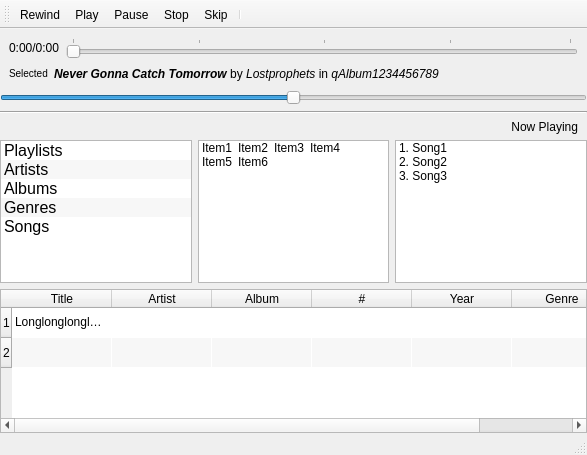
<?xml version="1.0" encoding="UTF-8"?>
<ui version="4.0">
 <class>FrmMain</class>
 <widget class="QMainWindow" name="FrmMain">
  <property name="geometry">
   <rect>
    <x>0</x>
    <y>0</y>
    <width>587</width>
    <height>455</height>
   </rect>
  </property>
  <property name="windowTitle">
   <string>Scott's Music Player</string>
  </property>
  <widget class="QWidget" name="centralWidget">
   <property name="enabled">
    <bool>true</bool>
   </property>
   <layout class="QVBoxLayout" name="vlFrmMain">
    <property name="leftMargin">
     <number>0</number>
    </property>
    <property name="topMargin">
     <number>0</number>
    </property>
    <property name="rightMargin">
     <number>0</number>
    </property>
    <property name="bottomMargin">
     <number>0</number>
    </property>
    <item>
     <layout class="QHBoxLayout" name="hlPlayback">
      <property name="leftMargin">
       <number>9</number>
      </property>
      <property name="topMargin">
       <number>9</number>
      </property>
      <property name="rightMargin">
       <number>9</number>
      </property>
      <property name="bottomMargin">
       <number>0</number>
      </property>
      <item>
       <widget class="QLabel" name="lblPlaybackTime">
        <property name="text">
         <string>0:00/0:00</string>
        </property>
        <property name="textFormat">
         <enum>Qt::AutoText</enum>
        </property>
        <property name="textInteractionFlags">
         <set>Qt::NoTextInteraction</set>
        </property>
       </widget>
      </item>
      <item>
       <widget class="QSlider" name="sliPlayback">
        <property name="tracking">
         <bool>true</bool>
        </property>
        <property name="orientation">
         <enum>Qt::Horizontal</enum>
        </property>
        <property name="tickPosition">
         <enum>QSlider::TicksAbove</enum>
        </property>
        <property name="tickInterval">
         <number>25</number>
        </property>
       </widget>
      </item>
     </layout>
    </item>
    <item>
     <layout class="QHBoxLayout" name="hlNowPlaying">
      <property name="leftMargin">
       <number>9</number>
      </property>
      <property name="topMargin">
       <number>0</number>
      </property>
      <property name="rightMargin">
       <number>9</number>
      </property>
      <item>
       <widget class="QLabel" name="lblPlaybackStatus">
        <property name="sizePolicy">
         <sizepolicy hsizetype="Preferred" vsizetype="Preferred">
          <horstretch>0</horstretch>
          <verstretch>0</verstretch>
         </sizepolicy>
        </property>
        <property name="minimumSize">
         <size>
          <width>0</width>
          <height>20</height>
         </size>
        </property>
        <property name="text">
         <string>&lt;font size=&quot;2&quot;&gt;Selected&lt;/font&gt;</string>
        </property>
        <property name="alignment">
         <set>Qt::AlignLeading|Qt::AlignLeft|Qt::AlignVCenter</set>
        </property>
       </widget>
      </item>
      <item>
       <widget class="QLabel" name="lblNowPlaying">
        <property name="sizePolicy">
         <sizepolicy hsizetype="Expanding" vsizetype="Preferred">
          <horstretch>0</horstretch>
          <verstretch>0</verstretch>
         </sizepolicy>
        </property>
        <property name="text">
         <string>&lt;i&gt;&lt;b&gt;Never Gonna Catch Tomorrow&lt;/b&gt;&lt;/i&gt; by &lt;i&gt;Lostprophets&lt;/i&gt; in &lt;i&gt;qAlbum1234456789&lt;/i&gt;</string>
        </property>
        <property name="alignment">
         <set>Qt::AlignLeading|Qt::AlignLeft|Qt::AlignVCenter</set>
        </property>
       </widget>
      </item>
     </layout>
    </item>
    <item>
     <widget class="QSlider" name="sliVolume">
      <property name="sizePolicy">
       <sizepolicy hsizetype="Preferred" vsizetype="Fixed">
        <horstretch>0</horstretch>
        <verstretch>0</verstretch>
       </sizepolicy>
      </property>
      <property name="toolTip">
       <string>Volume (50)</string>
      </property>
      <property name="maximum">
       <number>100</number>
      </property>
      <property name="value">
       <number>50</number>
      </property>
      <property name="sliderPosition">
       <number>50</number>
      </property>
      <property name="orientation">
       <enum>Qt::Horizontal</enum>
      </property>
     </widget>
    </item>
    <item>
     <widget class="Line" name="line">
      <property name="orientation">
       <enum>Qt::Horizontal</enum>
      </property>
     </widget>
    </item>
    <item>
     <layout class="QHBoxLayout" name="hlMenuDesc">
      <property name="leftMargin">
       <number>9</number>
      </property>
      <property name="topMargin">
       <number>0</number>
      </property>
      <property name="rightMargin">
       <number>9</number>
      </property>
      <item>
       <widget class="QLabel" name="lblCurrentPlaylist">
        <property name="text">
         <string>Now Playing</string>
        </property>
        <property name="alignment">
         <set>Qt::AlignRight|Qt::AlignTrailing|Qt::AlignVCenter</set>
        </property>
       </widget>
      </item>
     </layout>
    </item>
    <item>
     <layout class="QHBoxLayout" name="hlMenus">
      <property name="topMargin">
       <number>0</number>
      </property>
      <item>
       <widget class="QListWidget" name="lstCategories">
        <property name="sizePolicy">
         <sizepolicy hsizetype="Minimum" vsizetype="Expanding">
          <horstretch>0</horstretch>
          <verstretch>0</verstretch>
         </sizepolicy>
        </property>
        <property name="minimumSize">
         <size>
          <width>100</width>
          <height>0</height>
         </size>
        </property>
        <property name="font">
         <font>
          <pointsize>12</pointsize>
          <weight>50</weight>
          <italic>false</italic>
          <bold>false</bold>
         </font>
        </property>
        <property name="styleSheet">
         <string notr="true">QListView {
    //alternate-background-color: yellow;
    show-decoration-selected: 1; /* make the selection span the entire width of the view */
}</string>
        </property>
        <property name="frameShape">
         <enum>QFrame::StyledPanel</enum>
        </property>
        <property name="frameShadow">
         <enum>QFrame::Sunken</enum>
        </property>
        <property name="horizontalScrollBarPolicy">
         <enum>Qt::ScrollBarAlwaysOff</enum>
        </property>
        <property name="autoScroll">
         <bool>true</bool>
        </property>
        <property name="editTriggers">
         <set>QAbstractItemView::NoEditTriggers</set>
        </property>
        <property name="alternatingRowColors">
         <bool>true</bool>
        </property>
        <property name="layoutMode">
         <enum>QListView::SinglePass</enum>
        </property>
        <property name="spacing">
         <number>4</number>
        </property>
        <property name="viewMode">
         <enum>QListView::ListMode</enum>
        </property>
        <property name="currentRow">
         <number>-1</number>
        </property>
        <property name="sortingEnabled">
         <bool>false</bool>
        </property>
        <item>
         <property name="text">
          <string>Playlists</string>
         </property>
        </item>
        <item>
         <property name="text">
          <string>Artists</string>
         </property>
        </item>
        <item>
         <property name="text">
          <string>Albums</string>
         </property>
        </item>
        <item>
         <property name="text">
          <string>Genres</string>
         </property>
        </item>
        <item>
         <property name="text">
          <string>Songs</string>
         </property>
        </item>
       </widget>
      </item>
      <item>
       <widget class="QListWidget" name="lstCategoryMembers">
        <property name="contextMenuPolicy">
         <enum>Qt::CustomContextMenu</enum>
        </property>
        <property name="autoFillBackground">
         <bool>false</bool>
        </property>
        <property name="styleSheet">
         <string notr="true"/>
        </property>
        <property name="horizontalScrollBarPolicy">
         <enum>Qt::ScrollBarAlwaysOff</enum>
        </property>
        <property name="sizeAdjustPolicy">
         <enum>QAbstractScrollArea::AdjustIgnored</enum>
        </property>
        <property name="editTriggers">
         <set>QAbstractItemView::NoEditTriggers</set>
        </property>
        <property name="alternatingRowColors">
         <bool>false</bool>
        </property>
        <property name="resizeMode">
         <enum>QListView::Adjust</enum>
        </property>
        <property name="layoutMode">
         <enum>QListView::SinglePass</enum>
        </property>
        <property name="spacing">
         <number>10</number>
        </property>
        <property name="viewMode">
         <enum>QListView::IconMode</enum>
        </property>
        <property name="uniformItemSizes">
         <bool>false</bool>
        </property>
        <property name="currentRow">
         <number>-1</number>
        </property>
        <item>
         <property name="text">
          <string>Item1</string>
         </property>
        </item>
        <item>
         <property name="text">
          <string>Item2</string>
         </property>
        </item>
        <item>
         <property name="text">
          <string>Item3</string>
         </property>
        </item>
        <item>
         <property name="text">
          <string>Item4</string>
         </property>
        </item>
        <item>
         <property name="text">
          <string>Item5</string>
         </property>
        </item>
        <item>
         <property name="text">
          <string>Item6</string>
         </property>
        </item>
       </widget>
      </item>
      <item>
       <widget class="QListWidget" name="lstCurrentPlaylist">
        <property name="sizePolicy">
         <sizepolicy hsizetype="Fixed" vsizetype="Expanding">
          <horstretch>0</horstretch>
          <verstretch>0</verstretch>
         </sizepolicy>
        </property>
        <property name="minimumSize">
         <size>
          <width>100</width>
          <height>0</height>
         </size>
        </property>
        <property name="contextMenuPolicy">
         <enum>Qt::CustomContextMenu</enum>
        </property>
        <property name="editTriggers">
         <set>QAbstractItemView::NoEditTriggers</set>
        </property>
        <property name="alternatingRowColors">
         <bool>false</bool>
        </property>
        <property name="spacing">
         <number>4</number>
        </property>
        <item>
         <property name="text">
          <string>1. Song1</string>
         </property>
        </item>
        <item>
         <property name="text">
          <string>2. Song2</string>
         </property>
        </item>
        <item>
         <property name="text">
          <string>3. Song3</string>
         </property>
        </item>
       </widget>
      </item>
     </layout>
    </item>
    <item>
     <widget class="QTableWidget" name="tblSongs">
      <property name="contextMenuPolicy">
       <enum>Qt::CustomContextMenu</enum>
      </property>
      <property name="editTriggers">
       <set>QAbstractItemView::NoEditTriggers</set>
      </property>
      <property name="alternatingRowColors">
       <bool>true</bool>
      </property>
      <property name="selectionBehavior">
       <enum>QAbstractItemView::SelectRows</enum>
      </property>
      <property name="gridStyle">
       <enum>Qt::NoPen</enum>
      </property>
      <property name="cornerButtonEnabled">
       <bool>false</bool>
      </property>
      <attribute name="horizontalHeaderCascadingSectionResizes">
       <bool>true</bool>
      </attribute>
      <attribute name="horizontalHeaderDefaultSectionSize">
       <number>100</number>
      </attribute>
      <attribute name="horizontalHeaderMinimumSectionSize">
       <number>40</number>
      </attribute>
      <attribute name="horizontalHeaderStretchLastSection">
       <bool>true</bool>
      </attribute>
      <attribute name="verticalHeaderCascadingSectionResizes">
       <bool>true</bool>
      </attribute>
      <attribute name="verticalHeaderHighlightSections">
       <bool>false</bool>
      </attribute>
      <attribute name="verticalHeaderStretchLastSection">
       <bool>false</bool>
      </attribute>
      <row>
       <property name="text">
        <string>1</string>
       </property>
      </row>
      <row>
       <property name="text">
        <string>2</string>
       </property>
      </row>
      <column>
       <property name="text">
        <string>Title</string>
       </property>
      </column>
      <column>
       <property name="text">
        <string>Artist</string>
       </property>
      </column>
      <column>
       <property name="text">
        <string>Album</string>
       </property>
      </column>
      <column>
       <property name="text">
        <string>#</string>
       </property>
      </column>
      <column>
       <property name="text">
        <string>Year</string>
       </property>
      </column>
      <column>
       <property name="text">
        <string>Genre</string>
       </property>
      </column>
      <item row="0" column="0">
       <property name="text">
        <string>Longlonglonglonglongname</string>
       </property>
      </item>
      <item row="0" column="3">
       <property name="text">
        <string/>
       </property>
      </item>
     </widget>
    </item>
   </layout>
  </widget>
  <widget class="QMenuBar" name="menuBar">
   <property name="geometry">
    <rect>
     <x>0</x>
     <y>0</y>
     <width>587</width>
     <height>22</height>
    </rect>
   </property>
   <property name="defaultUp">
    <bool>true</bool>
   </property>
   <property name="nativeMenuBar">
    <bool>false</bool>
   </property>
  </widget>
  <widget class="QToolBar" name="mainToolBar">
   <attribute name="toolBarArea">
    <enum>TopToolBarArea</enum>
   </attribute>
   <attribute name="toolBarBreak">
    <bool>false</bool>
   </attribute>
   <addaction name="actionRewind"/>
   <addaction name="actionPlay"/>
   <addaction name="actionPause"/>
   <addaction name="actionStop"/>
   <addaction name="actionSkip"/>
   <addaction name="separator"/>
  </widget>
  <widget class="QStatusBar" name="statusBar"/>
  <action name="actionPlay">
   <property name="icon">
    <iconset>
     <normalon>:/images/resources/play.png</normalon>
    </iconset>
   </property>
   <property name="text">
    <string>Play</string>
   </property>
   <property name="iconText">
    <string>Play</string>
   </property>
   <property name="toolTip">
    <string>Play</string>
   </property>
  </action>
  <action name="actionStop">
   <property name="icon">
    <iconset>
     <normalon>:/images/resources/stop.png</normalon>
    </iconset>
   </property>
   <property name="text">
    <string>Stop</string>
   </property>
   <property name="toolTip">
    <string>Stop</string>
   </property>
   <property name="shortcut">
    <string>Ctrl+S</string>
   </property>
  </action>
  <action name="actionPause">
   <property name="icon">
    <iconset>
     <normalon>:/images/resources/pause.png</normalon>
    </iconset>
   </property>
   <property name="text">
    <string>Pause</string>
   </property>
   <property name="toolTip">
    <string>Pause</string>
   </property>
  </action>
  <action name="actionSkip">
   <property name="icon">
    <iconset>
     <normalon>:/images/resources/skip.png</normalon>
    </iconset>
   </property>
   <property name="text">
    <string>Skip</string>
   </property>
   <property name="toolTip">
    <string>Skip</string>
   </property>
  </action>
  <action name="actionRewind">
   <property name="icon">
    <iconset>
     <normalon>:/images/resources/rewind.png</normalon>
    </iconset>
   </property>
   <property name="text">
    <string>Rewind</string>
   </property>
   <property name="toolTip">
    <string>Rewind</string>
   </property>
  </action>
 </widget>
 <layoutdefault spacing="6" margin="11"/>
 <resources/>
 <connections>
  <connection>
   <sender>mainToolBar</sender>
   <signal>orientationChanged(Qt::Orientation)</signal>
   <receiver>sliVolume</receiver>
   <slot>setOrientation(Qt::Orientation)</slot>
   <hints>
    <hint type="sourcelabel">
     <x>199</x>
     <y>41</y>
    </hint>
    <hint type="destinationlabel">
     <x>154</x>
     <y>248</y>
    </hint>
   </hints>
  </connection>
 </connections>
 <slots>
  <signal>media_play()</signal>
  <signal>media_pause(bool)</signal>
  <signal>media_stop()</signal>
  <signal>media_skip()</signal>
  <signal>media_rewind()</signal>
 </slots>
</ui>
